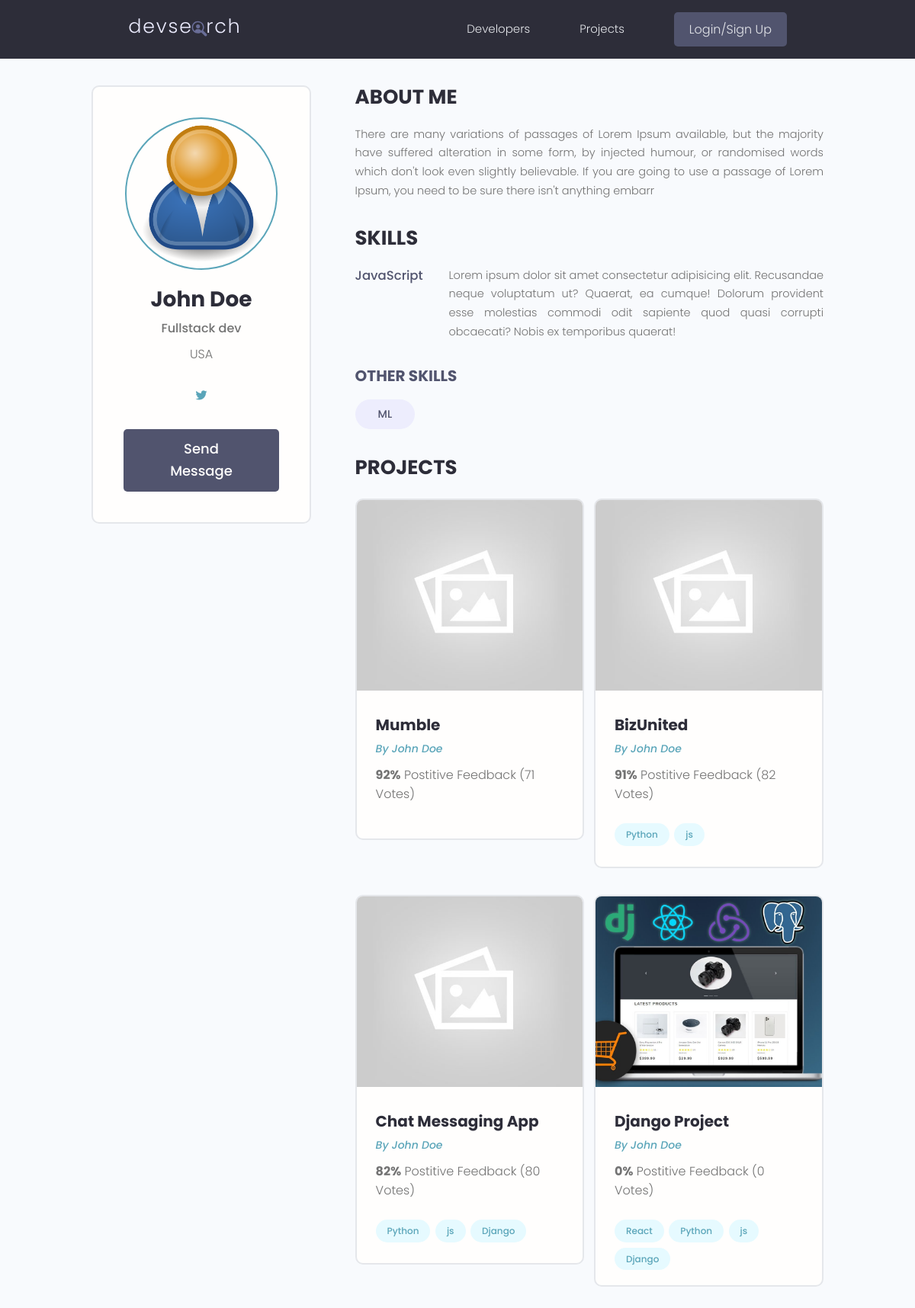
/profile/8c1f35e5-4a1e-4b71-9bde-f60f8d5f16c2, run on an earlier commit of the app's database.
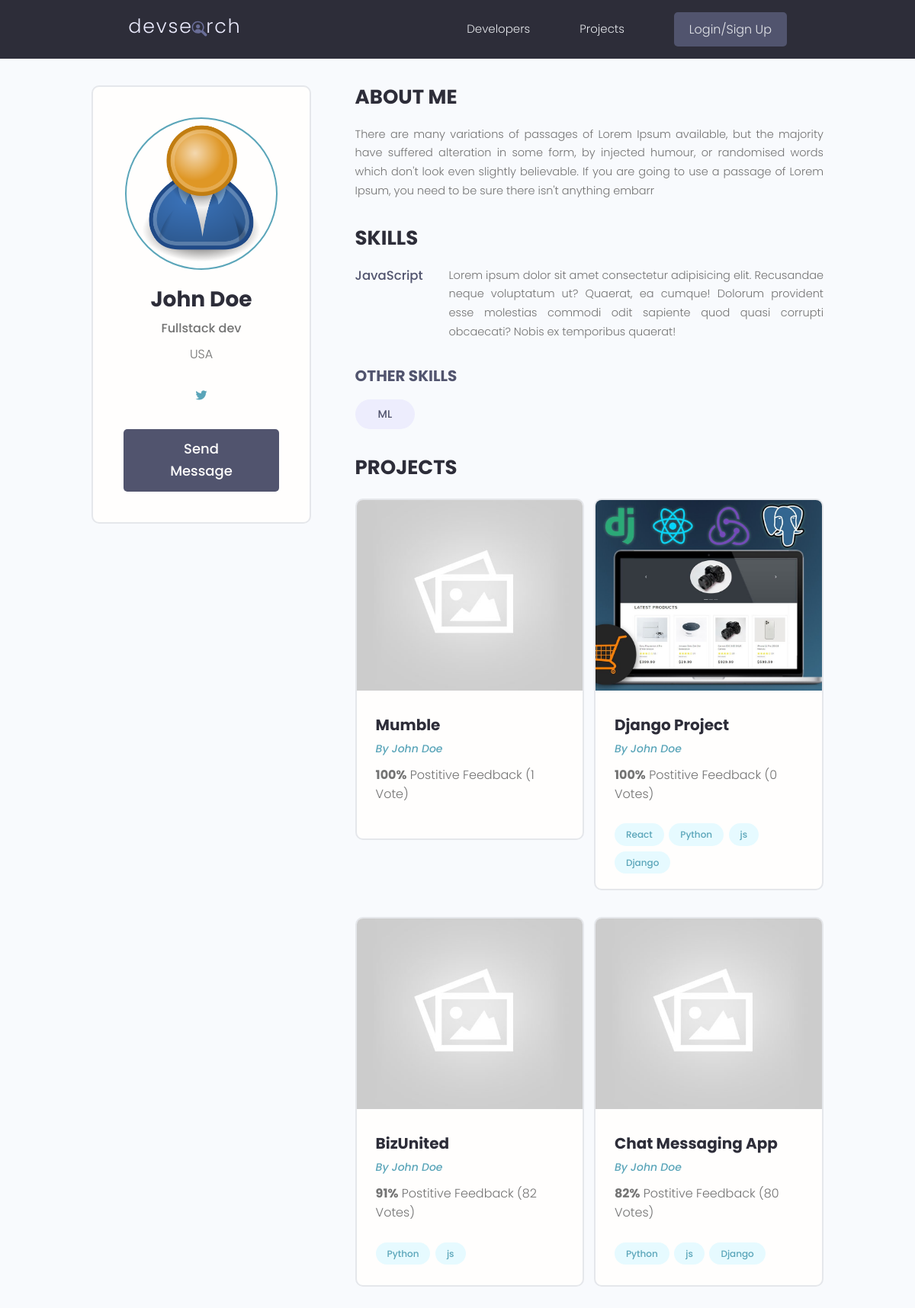
And on a later commit of the database.
### users/models.py (models this page shows, shortened)
class Skill(models.Model):
    owner = models.ForeignKey(Profile, on_delete=models.CASCADE, null=True, blank=True)
    name = models.CharField(max_length=200, null=True, blank=True)
    description = models.TextField(null=True, blank=True)
    created = models.DateTimeField(auto_now_add=True)
    id = models.UUIDField(default=uuid.uuid4, primary_key=True, unique=True, editable=False)

class Profile(models.Model):
    user = models.OneToOneField(User, null=True, blank=True, on_delete=models.CASCADE)
    username = models.CharField(max_length=50, null=True, blank=True)
    location = models.CharField(max_length=50, null=True, blank=True)
    name = models.CharField(max_length=200, null=True, blank=True)
    email = models.EmailField(max_length=200, null=True, blank=True)
    short_intro = models.CharField(max_length=200, null=True, blank=True)
    bio = models.TextField(null=True, blank=True)
    profile_pic = models.ImageField(null=True, blank=True, upload_to='profiles/', default='profiles/user-default.png')
    social_github = models.CharField(max_length=200, null=True, blank=True)
    social_twitter = models.CharField(max_length=200, null=True, blank=True)
    social_linkedin = models.CharField(max_length=200, null=True, blank=True)
    social_youtube = models.CharField(max_length=200, null=True, blank=True)
    social_website = models.CharField(max_length=200, null=True, blank=True)
    created = models.DateTimeField(auto_now_add=True)
    id = models.UUIDField(default=uuid.uuid4, primary_key=True, unique=True, editable=False)

### projects/models.py (models this page shows, shortened)
class Project(models.Model):
    owner = models.ForeignKey(Profile, null=True, blank=True, on_delete=models.SET_NULL)
    title = models.CharField(max_length=200)
    image = models.ImageField(null=True, blank=True, default="default.jpg")
    description = models.TextField(null=True, blank=True)
    demo_link = models.CharField(max_length=2000, null=True, blank=True)
    source_link = models.CharField(max_length=2000, null=True, blank=True)
    tags = models.ManyToManyField('Tag', blank=True)
    vote_total = models.IntegerField(default=0, null=True, blank=True)
    vote_ratio = models.IntegerField(default=0, null=True, blank=True)
    created = models.DateTimeField(auto_now_add=True)
    id = models.UUIDField(default=uuid.uuid4, primary_key=True, unique=True, editable=False)
    class Meta:
        ordering = ['-vote_ratio', '-vote_total', 'title']

class Tag(models.Model):
    name = models.CharField(max_length=200)
    created = models.DateTimeField(auto_now_add=True)
    id = models.UUIDField(default=uuid.uuid4, primary_key=True, unique=True, editable=False)

### users/views.py (the view)
# urls.py: path('profile/<str:pk>', views.userProfile, name="user-profile"),
def userProfile(request, pk):
    profile = Profile.objects.get(id=pk)
    skills = profile.skill_set.all()
    context = {'profile': profile, 'skills': skills}
    return render(request, 'users/user-profile.html', context)

### users/templates/users/user-profile.html (shortened to what this page needs)
{% extends 'main.html' %} {% block content %}
<main class="profile my-md">
  <div class="container">
    <div class="layout">
      <div class="column column--1of3">
        <div class="card text-center">
          <div class="card__body dev">
            <img class="avatar avatar--xl" src="{{profile.profile_pic.url}}" />
            <h2 class="dev__name">{{profile.name}}</h2>
            <p class="dev__title">{{profile.short_intro}}</p>
            <p class="dev__location">{{profile.location}}</p>
            <ul class="dev__social">
               {% if profile.social_twitter %}
              <li>
                <a
                  title="Twitter"
                  href="{{profile.social_twitter}}"
                  target="_blank"
                  ><i class="fa-brands fa-twitter"></i
                ></a>
              </li>
              {% endif %}
            </ul>
            {% if request.user.profile.id != profile.id %}
              <a href="{% url 'create-message' profile.id %}" class="btn btn--sub btn--lg">Send Message </a>
            {% endif %}
          </div>
        </div>
      </div>
      <div class="column column--2of3">
        <div class="devInfo">
          <h3 class="devInfo__title">About Me</h3>
          <p class="devInfo__about">{{profile.bio}}</p>
        </div>
        <div class="devInfo">
          <h3 class="devInfo__title">Skills</h3>
          <div class="devInfo__skills">
            {% for skill in skills %} {% if skill.description %}
            <div class="devSkill">
              <h4 class="devSkill__title">JavaScript</h4>
              <p class="devSkill__info">
                Lorem ipsum dolor sit amet consectetur adipisicing elit.
                Recusandae neque voluptatum ut? Quaerat, ea cumque! Dolorum
                provident esse molestias commodi odit sapiente quod quasi
                corrupti obcaecati? Nobis ex temporibus quaerat!
              </p>
            </div>
            {% endif %} {% endfor %}
            <h3 class="devInfo__subtitle">Other Skills</h3>
            <div class="devInfo__otherSkills">
              {% for skill in skills %} {% if skill.description == "" %}
              <span class="tag tag--pill tag--sub tag--lg">
                <small>{{skill.name}}</small>
              </span>
              {% endif %} {% endfor %}
            </div>
          </div>
        </div>
        <div class="devInfo">
          <h3 class="devInfo__title">Projects</h3>
          <div class="grid grid--two">
            {% for project in profile.project_set.all %}
            <div class="column">
              <div class="card project">
                <a href="{% url 'project' project.id %}" class="project">
                  <img
                    class="project__thumbnail"
                    src="{{project.image.url}}"
                    alt="project thumbnail"
                  />
                  <div class="card__body">
                    <h3 class="project__title">{{project.title}}</h3>
                    <p>
                      <a class="project__author" href="{% url 'user-profile' project.owner.id %}"
                        >By {{profile.name}}</a
                      >
                    </p>
                    <p class="project--rating">
                      <span style="font-weight: bold"
                        >{{project.vote_ratio}}%</span
                      >
                      Postitive Feedback ({{project.vote_total}}
                      Vote{{project.vote_total|pluralize:"s"}})
                    </p>
                    <div class="project__tags">
                      {% for tag in project.tags.all %}
                      <span class="tag tag--pill tag--main">
                        <small>{{tag.name}}</small>
                      </span>
                      {% endfor %}
                    </div>
                  </div>
                </a>
              </div>
            </div>
            {% endfor %}
          </div>
        </div>
      </div>
    </div>
  </div>
</main>
{% endblock content %}

What changed in the data, as far as the page shows it:
changed Project "Mumble": vote_ratio "92" → "100"; vote_total "71" → "1"
changed Project "Django Project": vote_ratio "0" → "100"; moves up the list
